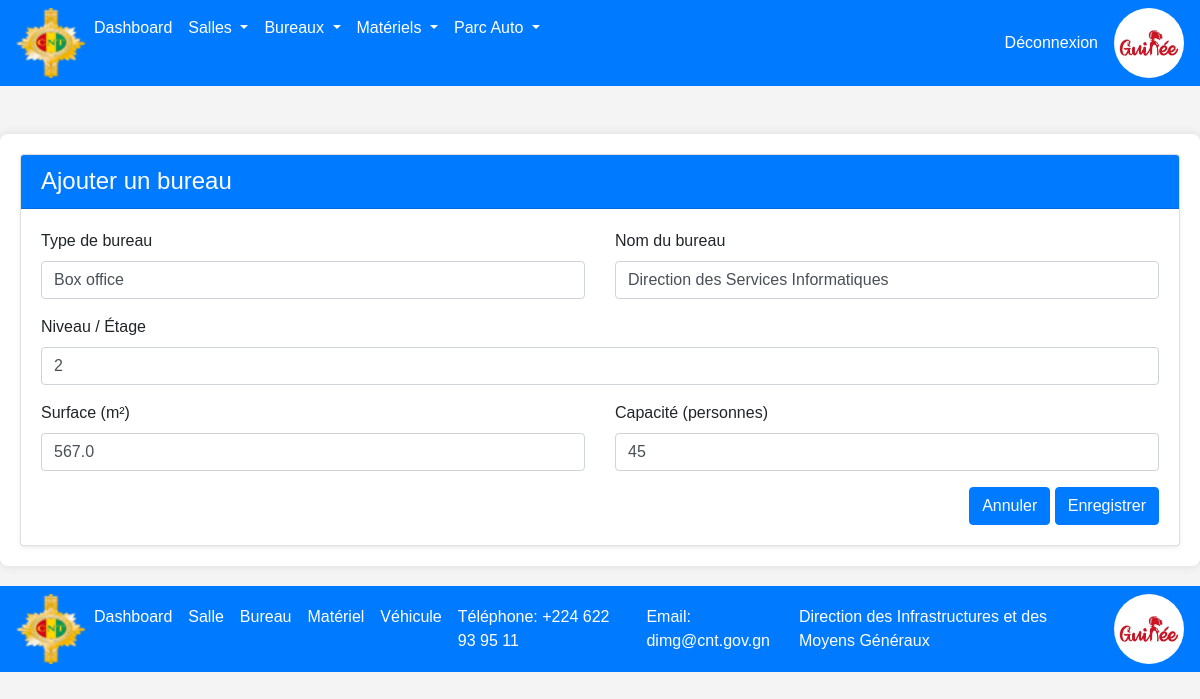
The page /bureaux/2/edit/ on the database its author committed.
### patrimoine/models.py (models this page shows, shortened)
class Bureau(models.Model):
    TYPE_BUREAU_CHOICES = [
        ('box', 'Box office'),
        ('cloisonne', 'Cloisonné'),
        ('open', 'Open Office'),
        ('entier', 'Entier'),
    ]
    type_bureau = models.CharField(
        "Type de bureau",
        max_length=100,
        choices=TYPE_BUREAU_CHOICES
    )
    nom = models.CharField(
        "Nom",
        max_length=100,
        blank=True,  # Utiliser blank=True au lieu de null=True pour CharField
        default=""
    )
    niveau = models.CharField(
        "Niveau",
        max_length=100,
        blank=True,
        default="",
        help_text="Étage ou niveau du bureau"
    )
    surface = models.FloatField(
        "Surface (m²)",
        null=True,
        blank=True,
        validators=[MinValueValidator(0.01)],
        help_text="Surface en mètres carrés"
    )
    capacite = models.IntegerField(
        "Capacité (personnes)",
        null=True,
        blank=True,
        validators=[MinValueValidator(1)],
        help_text="Nombre de personnes pouvant occuper le bureau"
    )
    date_creation = models.DateTimeField(
        "Date de création",
        auto_now_add=True
    )
    date_modification = models.DateTimeField(
        "Date de modification",
        auto_now=True
    )
    class Meta:
        verbose_name = "Bureau"
        verbose_name_plural = "Bureaux"
        ordering = ['nom']

### patrimoine/views.py (the view)
# urls.py: path('bureaux/<int:pk>/edit/', views.bureau_update, name='bureau_update'),
def bureau_update(request, pk):
    bureau = get_object_or_404(Bureau, pk=pk)
    if request.method == 'POST':
        form = BureauForm(request.POST, instance=bureau)
        if form.is_valid():
            form.save()
            return redirect('bureau_detail', pk=pk)
    else:
        form = BureauForm(instance=bureau)
    return render(request, 'bureaux/bureau_form.html', {'form': form})

### templates/bureaux/bureau_form.html (shortened to what this page needs)
{% extends 'main.html' %}
{% block content %}
<div class="container mt-5">
    <div class="card shadow-sm">
        <div class="card-header bg-primary text-white">
            <h4 class="mb-0">
                Ajouter un bureau
            </h4>
        </div>
        <div class="card-body">
            <form method="post">
                <div class="row">
                    <div class="col-md-6 mb-3">
                        <label class="form-label">{{ form.type_bureau.label }}</label>
                        {{ form.type_bureau }}
                    </div>
                    <div class="col-md-6 mb-3">
                        <label class="form-label">{{ form.nom.label }}</label>
                        {{ form.nom }}
                    </div>
                </div>
                <div class="mb-3">
                    <label class="form-label">{{ form.niveau.label }}</label>
                    {{ form.niveau }}
                </div>
                <div class="row">
                    <div class="col-md-6 mb-3">
                        <label class="form-label">{{ form.surface.label }}</label>
                        {{ form.surface }}
                    </div>
                    <div class="col-md-6 mb-3">
                        <label class="form-label">{{ form.capacite.label }}</label>
                        {{ form.capacite }}
                    </div>
                </div>
                <div class="text-end">
                    <a href="{% url 'bureau_list' %}" class="btn btn-primary">Annuler</a>
                    <button type="submit" class="btn btn-primary">
                        Enregistrer
                    </button>
                </div>
            </form>
        </div>
    </div>
</div>
{% endblock %}

### static/css/style.css (style rules this page uses)
body { font-family: Arial, sans-serif; margin: 0; padding: 0; background-color: #f4f4f4; }
.container { max-width: 1200px; margin: 20px auto; padding: 20px; background-color: #ffffff; border-radius: 8px; box-shadow: 0 0 10px rgba(0, 0, 0, 0.1); }

### rows shown on the page
Bureau: type_bureau "Box office", nom "Direction des Services Informatiques", niveau "2", surface "567.0", capacite "45"
